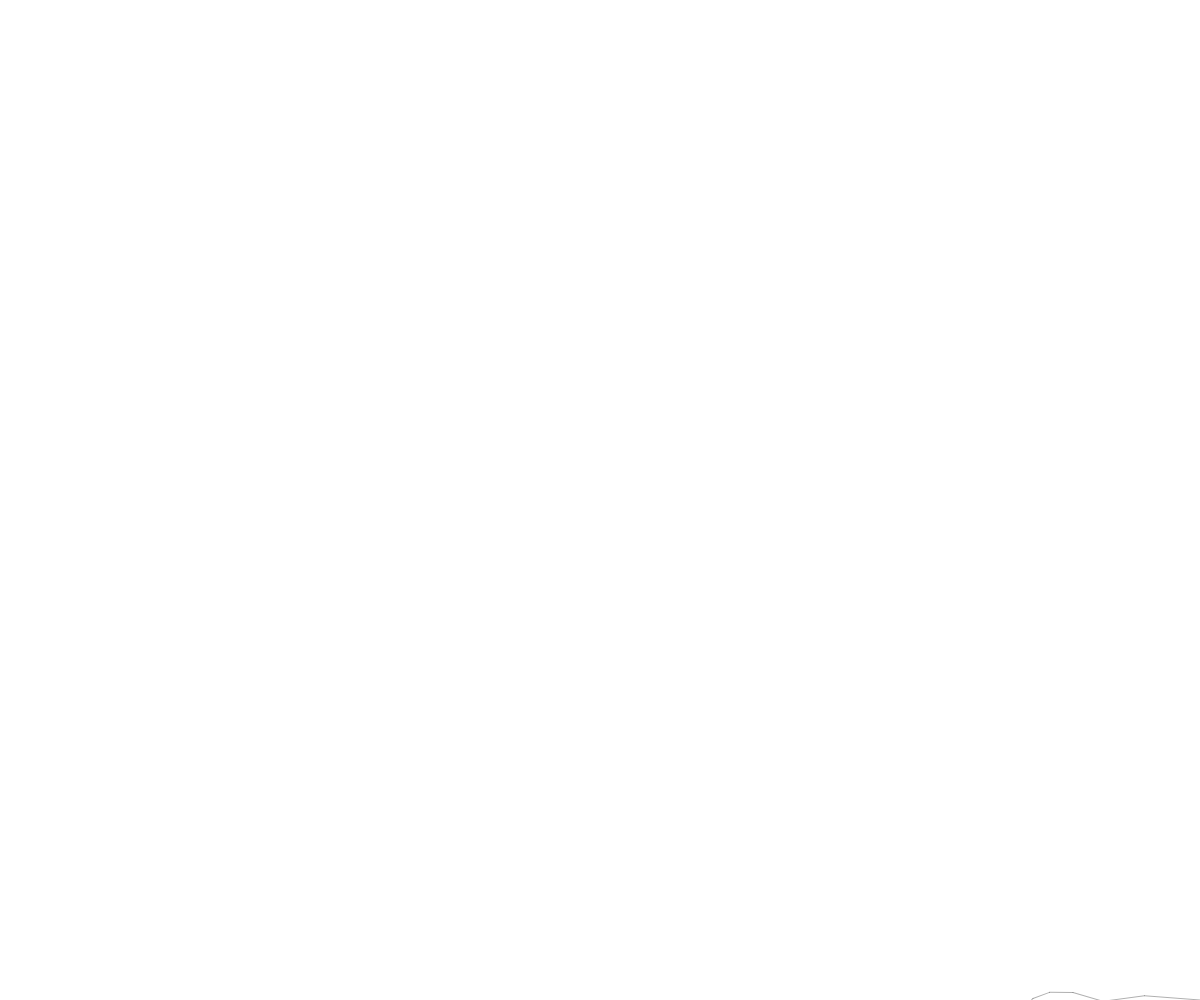
Frame 1 (no input)
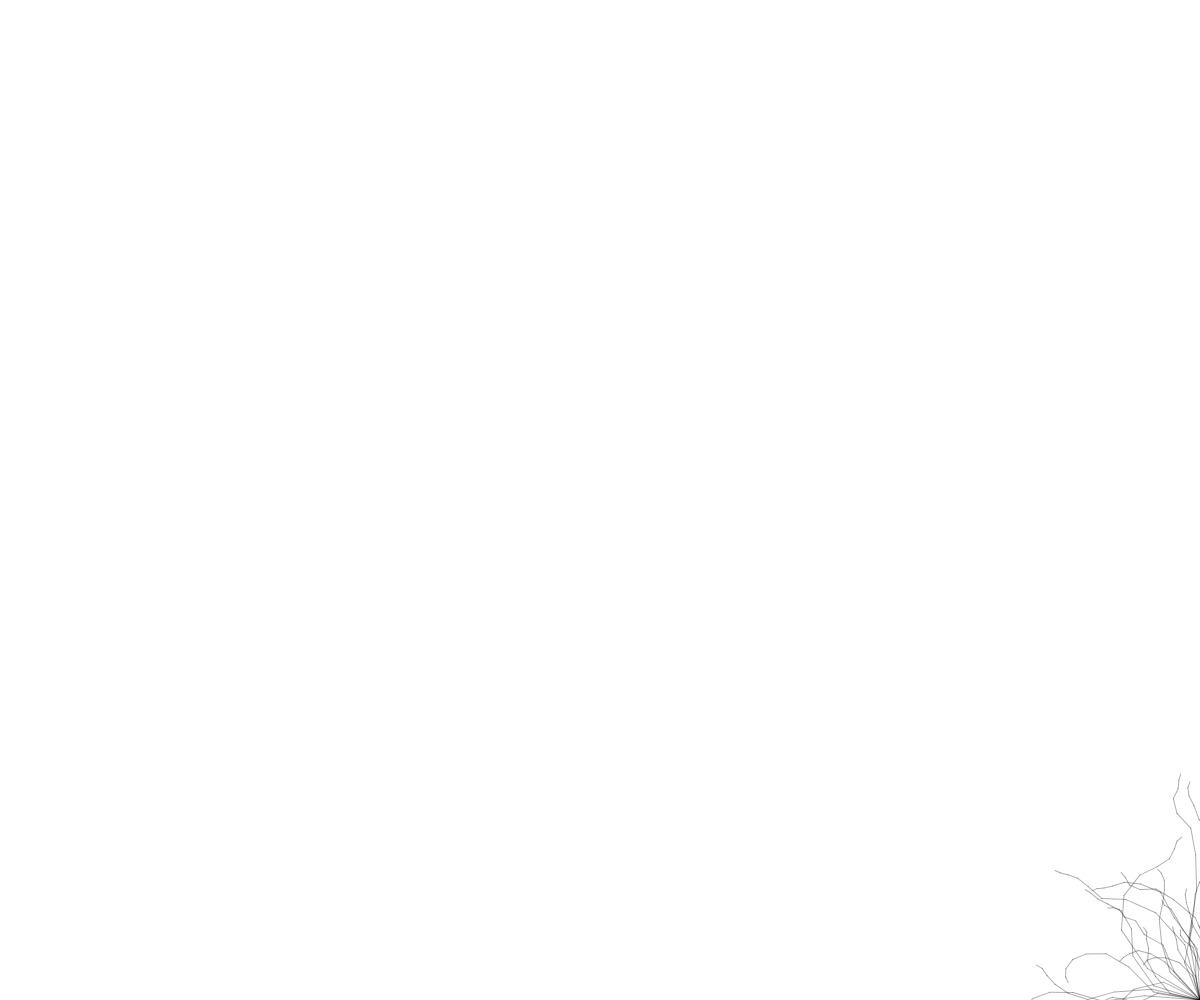
Frame 60 (no input)
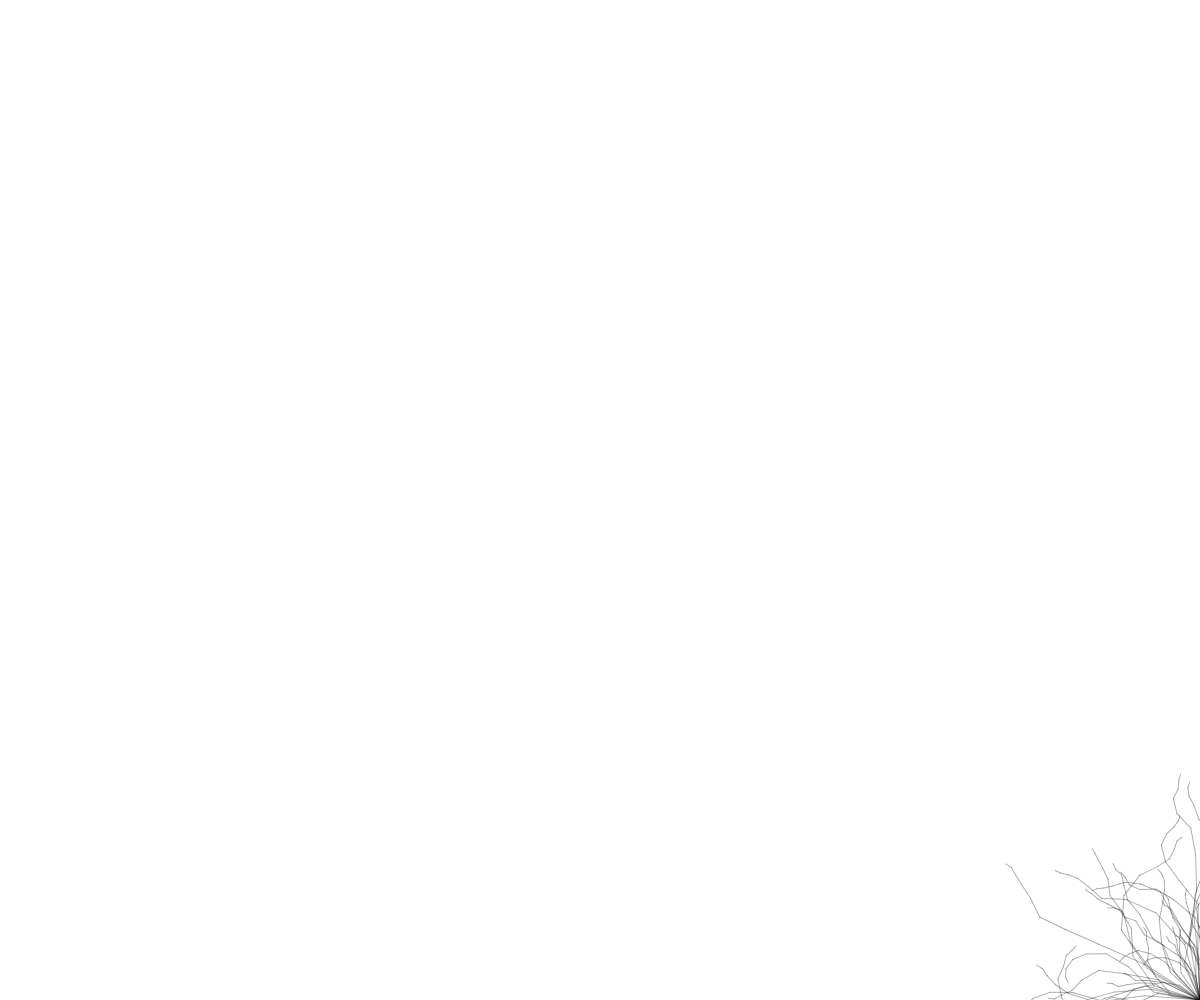
Frame 120 (the mouse pressed at the canvas centre since frame 60)

The p5.js sketch that drew these frames (run headless with seeded random() and noise() and a simulated clock; from frame 60 on, the mouse is pressed at the canvas centre):

// p5.js sketch
// ── sketch.js
// Project Title
// Your Name
// Date
//
// Extra for Experts:
// - describe what you did to take this project "above and beyond"


function setup() {
  createCanvas(windowWidth, windowHeight);
  background(255);
  angleMode(DEGREES);
  stroke(0,80);
}

function randomElement(currentLen){
  //create one irregular line
  //rotate transformations
  push();
  rotate(random(360));
  while(currentLen > 5){
    rotate(random(-40,40));
    line(0,0,0,currentLen);
    translate(0, currentLen);
    currentLen *= 0.75;
  }
  pop();
}

function draw() {
  translate(width/2, height/2);
  for(let i = 0; i < 500; i++){
    translate(width/2,height/2);
    randomElement(random(20,70));
  }
}
